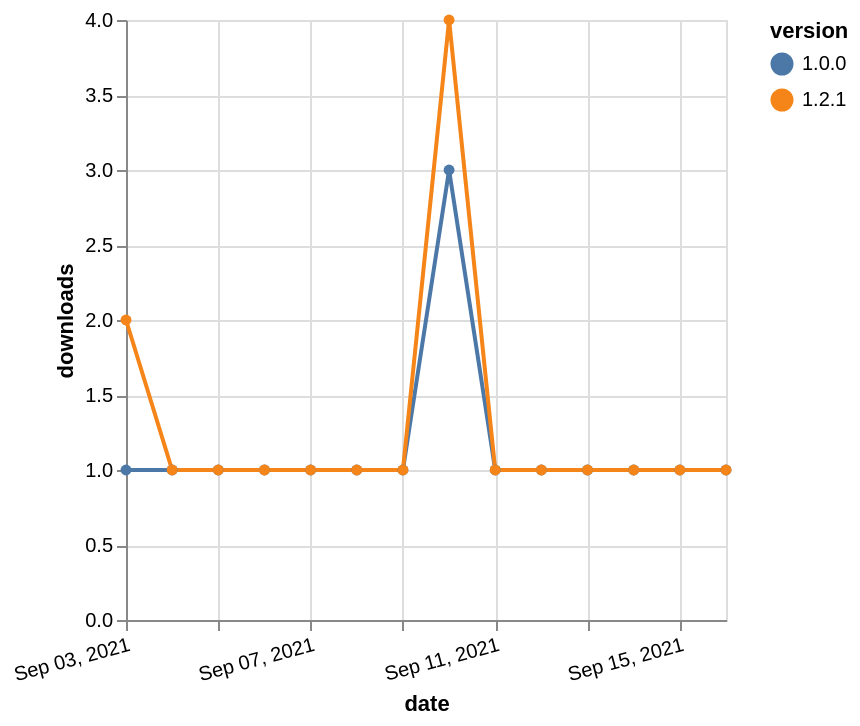

The Vega-Lite source for this figure:
### Vega-Lite specification from a JSON file in a GitHub repository (floating-point values rounded to 4 significant figures)
{"$schema": "https://vega.github.io/schema/vega-lite/v5.json", "description": "A simple bar chart with embedded data.", "data": {"values": [{"date": "2021-09-03", "total": 203, "delta": 1, "version": "1.0.0"}, {"date": "2021-09-04", "total": 204, "delta": 1, "version": "1.0.0"}, {"date": "2021-09-05", "total": 205, "delta": 1, "version": "1.0.0"}, {"date": "2021-09-06", "total": 206, "delta": 1, "version": "1.0.0"}, {"date": "2021-09-07", "total": 207, "delta": 1, "version": "1.0.0"}, {"date": "2021-09-08", "total": 208, "delta": 1, "version": "1.0.0"}, {"date": "2021-09-09", "total": 209, "delta": 1, "version": "1.0.0"}, {"date": "2021-09-10", "total": 212, "delta": 3, "version": "1.0.0"}, {"date": "2021-09-11", "total": 213, "delta": 1, "version": "1.0.0"}, {"date": "2021-09-12", "total": 214, "delta": 1, "version": "1.0.0"}, {"date": "2021-09-13", "total": 215, "delta": 1, "version": "1.0.0"}, {"date": "2021-09-14", "total": 216, "delta": 1, "version": "1.0.0"}, {"date": "2021-09-15", "total": 217, "delta": 1, "version": "1.0.0"}, {"date": "2021-09-16", "total": 218, "delta": 1, "version": "1.0.0"}, {"date": "2021-09-03", "total": 127, "delta": 2, "version": "1.2.1"}, {"date": "2021-09-04", "total": 128, "delta": 1, "version": "1.2.1"}, {"date": "2021-09-05", "total": 129, "delta": 1, "version": "1.2.1"}, {"date": "2021-09-06", "total": 130, "delta": 1, "version": "1.2.1"}, {"date": "2021-09-07", "total": 131, "delta": 1, "version": "1.2.1"}, {"date": "2021-09-08", "total": 132, "delta": 1, "version": "1.2.1"}, {"date": "2021-09-09", "total": 133, "delta": 1, "version": "1.2.1"}, {"date": "2021-09-10", "total": 137, "delta": 4, "version": "1.2.1"}, {"date": "2021-09-11", "total": 138, "delta": 1, "version": "1.2.1"}, {"date": "2021-09-12", "total": 139, "delta": 1, "version": "1.2.1"}, {"date": "2021-09-13", "total": 140, "delta": 1, "version": "1.2.1"}, {"date": "2021-09-14", "total": 141, "delta": 1, "version": "1.2.1"}, {"date": "2021-09-15", "total": 142, "delta": 1, "version": "1.2.1"}, {"date": "2021-09-16", "total": 143, "delta": 1, "version": "1.2.1"}]}, "width": "container", "mark": {"type": "line", "point": {"filled": true}}, "encoding": {"x": {"field": "date", "type": "temporal", "timeUnit": "yearmonthdate", "title": "date", "axis": {"labelAngle": -15}}, "y": {"field": "delta", "type": "quantitative", "title": "downloads"}, "color": {"field": "version", "type": "nominal"}, "tooltip": {"field": "delta"}}}
